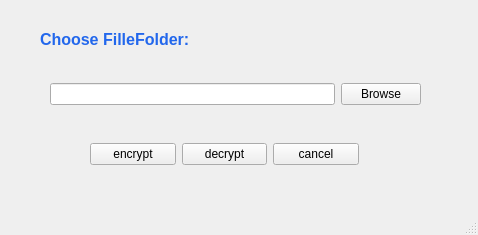
<?xml version="1.0" encoding="UTF-8"?>
<ui version="4.0">
 <class>filefoldermainwindow</class>
 <widget class="QMainWindow" name="filefoldermainwindow">
  <property name="geometry">
   <rect>
    <x>0</x>
    <y>0</y>
    <width>478</width>
    <height>235</height>
   </rect>
  </property>
  <property name="windowTitle">
   <string>MainWindow</string>
  </property>
  <widget class="QWidget" name="centralwidget">
   <widget class="QWidget" name="layoutWidget">
    <property name="geometry">
     <rect>
      <x>90</x>
      <y>140</y>
      <width>269</width>
      <height>29</height>
     </rect>
    </property>
    <layout class="QHBoxLayout" name="horizontalLayout_2">
     <item>
      <widget class="QPushButton" name="encryptButton">
       <property name="text">
        <string>encrypt</string>
       </property>
      </widget>
     </item>
     <item>
      <widget class="QPushButton" name="decryptButton">
       <property name="text">
        <string>decrypt</string>
       </property>
      </widget>
     </item>
     <item>
      <widget class="QPushButton" name="cancelButton">
       <property name="text">
        <string>cancel</string>
       </property>
      </widget>
     </item>
    </layout>
   </widget>
   <widget class="QLabel" name="titlelabel">
    <property name="geometry">
     <rect>
      <x>40</x>
      <y>30</y>
      <width>161</width>
      <height>20</height>
     </rect>
    </property>
    <property name="text">
     <string>&lt;html&gt;&lt;head/&gt;&lt;body&gt;&lt;p&gt;&lt;span style=&quot; font-size:12pt; font-weight:600; color:#2267ec;&quot;&gt;Choose FilleFolder:&lt;/span&gt;&lt;/p&gt;&lt;/body&gt;&lt;/html&gt;</string>
    </property>
   </widget>
   <widget class="QWidget" name="layoutWidget_2">
    <property name="geometry">
     <rect>
      <x>50</x>
      <y>80</y>
      <width>371</width>
      <height>29</height>
     </rect>
    </property>
    <layout class="QHBoxLayout" name="horizontalLayout">
     <item>
      <widget class="QLineEdit" name="filefolderlineEdit"/>
     </item>
     <item>
      <widget class="QPushButton" name="browseButton">
       <property name="text">
        <string>Browse</string>
       </property>
      </widget>
     </item>
    </layout>
   </widget>
  </widget>
  <widget class="QMenuBar" name="menubar">
   <property name="geometry">
    <rect>
     <x>0</x>
     <y>0</y>
     <width>478</width>
     <height>25</height>
    </rect>
   </property>
  </widget>
  <widget class="QStatusBar" name="statusbar"/>
 </widget>
 <resources/>
 <connections/>
</ui>
